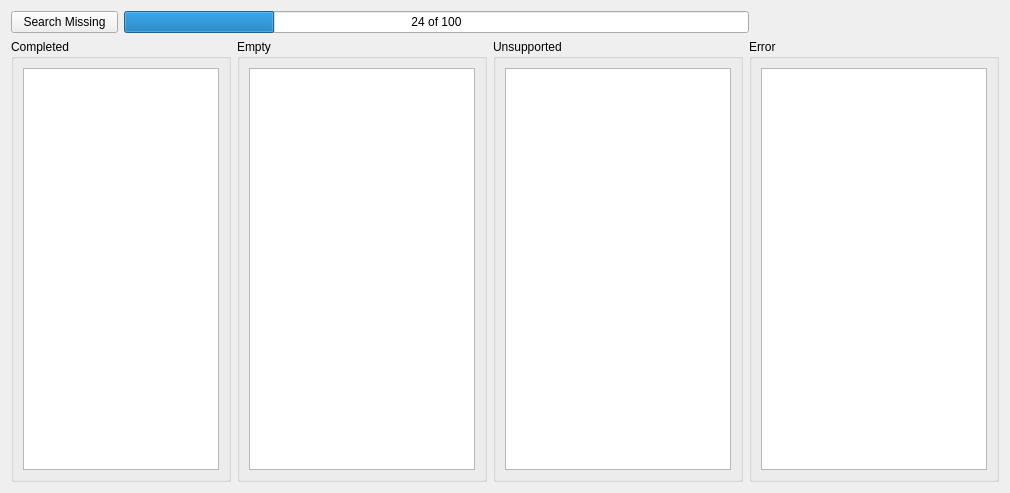
<?xml version="1.0" encoding="UTF-8"?>
<ui version="4.0">
 <class>BatchReferenceWidget</class>
 <widget class="QWidget" name="BatchReferenceWidget">
  <property name="geometry">
   <rect>
    <x>0</x>
    <y>0</y>
    <width>1010</width>
    <height>493</height>
   </rect>
  </property>
  <property name="windowTitle">
   <string>Batch Reference Download</string>
  </property>
  <layout class="QGridLayout" name="gridLayout">
   <item row="2" column="4" colspan="3">
    <widget class="QGroupBox" name="groupBox_3">
     <property name="title">
      <string>Error</string>
     </property>
     <layout class="QVBoxLayout" name="verticalLayout_3">
      <item>
       <widget class="QPlainTextEdit" name="plainError"/>
      </item>
     </layout>
    </widget>
   </item>
   <item row="2" column="2">
    <widget class="QGroupBox" name="groupBox_4">
     <property name="title">
      <string>Empty</string>
     </property>
     <layout class="QVBoxLayout" name="verticalLayout_4">
      <item>
       <widget class="QPlainTextEdit" name="plainEmpty"/>
      </item>
     </layout>
    </widget>
   </item>
   <item row="0" column="6">
    <spacer name="horizontalSpacer">
     <property name="orientation">
      <enum>Qt::Horizontal</enum>
     </property>
     <property name="sizeHint" stdset="0">
      <size>
       <width>40</width>
       <height>20</height>
      </size>
     </property>
    </spacer>
   </item>
   <item row="0" column="0">
    <widget class="QPushButton" name="pushSearchMissing">
     <property name="text">
      <string>Search Missing</string>
     </property>
    </widget>
   </item>
   <item row="0" column="1" colspan="4">
    <widget class="QProgressBar" name="progressBar">
     <property name="value">
      <number>24</number>
     </property>
     <property name="format">
      <string>%v of %m</string>
     </property>
    </widget>
   </item>
   <item row="2" column="0" colspan="2">
    <widget class="QGroupBox" name="groupBox">
     <property name="title">
      <string>Completed</string>
     </property>
     <layout class="QVBoxLayout" name="verticalLayout">
      <item>
       <widget class="QPlainTextEdit" name="plainCompleted"/>
      </item>
     </layout>
    </widget>
   </item>
   <item row="2" column="3">
    <widget class="QGroupBox" name="groupBox_2">
     <property name="title">
      <string>Unsupported</string>
     </property>
     <layout class="QVBoxLayout" name="verticalLayout_2">
      <item>
       <widget class="QPlainTextEdit" name="plainUnsupported"/>
      </item>
     </layout>
    </widget>
   </item>
   <item row="0" column="5">
    <widget class="QLabel" name="labelCurrent">
     <property name="text">
      <string/>
     </property>
    </widget>
   </item>
  </layout>
 </widget>
 <resources/>
 <connections/>
</ui>
